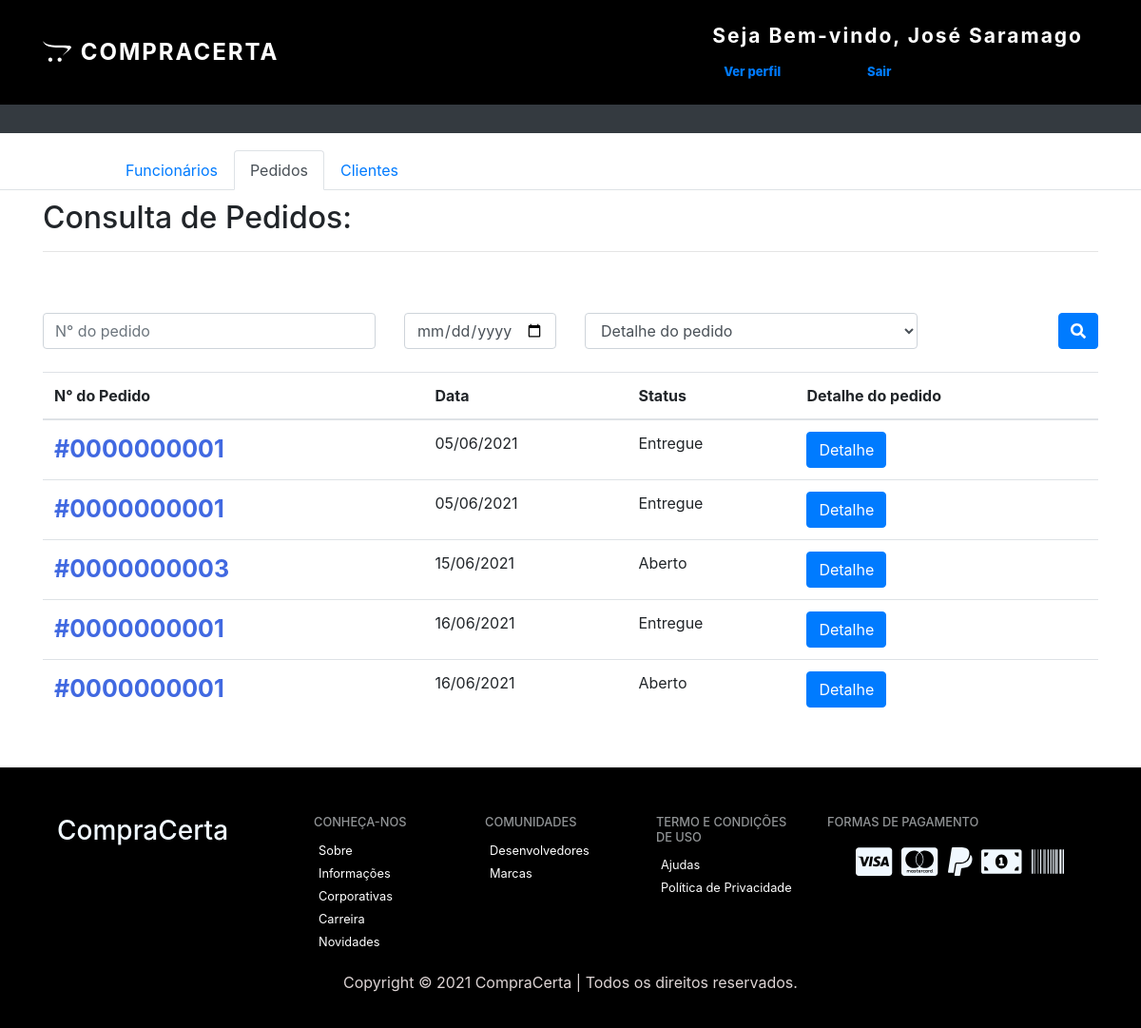
The app's page /Views/admin-gerente/pedidos-consulta.php (signed in) with its own data.
### tables this page shows
CREATE TABLE `pedidos` (
  `idPedido` int(11) NOT NULL,
  `userId` int(11) NOT NULL,
  `status` varchar(50) NOT NULL,
  `dataDaCompra` datetime NOT NULL,
  `pedidoAvaliado` tinyint(1) NOT NULL
);

### Models/Pedido_Service.php (called while the page is built, shortened)
<?php
require_once 'Pedido_Model.php';
class PedidoService
{
  public function getPedidos() {
    try {
      $conexao =Conexao::conectar();
      $sql = "SELECT * FROM pedidos";
      $stmt = $conexao -> prepare($sql);
      $stmt -> execute();
      $pedidos = array();
      while ($data = $stmt->fetch()) {
        $pedido = new PedidoModel($data["userId"], $data["status"]);
        $pedido->setId($data["userId"]);
        $pedido->setDataDaCompra($data["dataDaCompra"]);
        $pedido->setPedidoAvaliado($data["pedidoAvaliado"]);
        array_push($pedidos, $pedido);
      }
      return $pedidos;
    } catch (PDOException $e) {
      return null;
    }
  }
}

### Controllers/PedidoController.php (called while the page is built, shortened)
<?php
class PedidoController
{
  public static function getPedidos() {
    $pedidoService = new PedidoService();
    $allPedidos = $pedidoService->getPedidos();
    $activePedidos = array();
    return array('all' => $allPedidos, 'active' => $activePedidos);
  }
}
?>

### Models/Pedido_Model.php (called while the page is built, shortened)
<?php
class PedidoModel
{
    private $id;
    private $status;
    private $dataDaCompra;
    public function __construct($userId, $status) {
        $this->status = $status;
        $this->dataDaCompra = (new DateTime("now", new DateTimeZone('America/Sao_Paulo')))->format('Y-m-d H:i:s');
    }
    public function getId() {
        return $this->id;
    }
    public function setId($id) {
        $this->id = $id;
    }
    public function getStatus() {
        return $this->status;
    }
    public function getDataDaCompra() {
        return $this->dataDaCompra;
    }
    public function setDataDaCompra($dataDaCompra) {
        $this->dataDaCompra = $dataDaCompra;
    }
}
?>

### Views/admin-gerente/pedidos-consulta.php (the view, shortened to what this page needs)
<?php
require_once "../../Models/Pedido_Model.php";
require_once "../../Models/Pedido_Service.php";
require_once "../../Controllers/PedidoController.php";
$pedidos = PedidoController::getPedidos()["all"];
?>
<!DOCTYPE html>
<html lang="pt-br">
<head>
  <link rel="stylesheet" href="https://stackpath.bootstrapcdn.com/bootstrap/4.1.3/css/bootstrap.min.css">
  <link rel="stylesheet" href="https://use.fontawesome.com/releases/v5.3.1/css/all.css">
  <link rel="stylesheet" type="text/css" href="../../Assets/css/my-style.css">
  <link rel="stylesheet" href="https://maxcdn.bootstrapcdn.com/bootstrap/4.0.0/css/bootstrap.min.css">
  <header>
  <nav class="navbar navbar-expand-md fixed-top navbar-black">
        <div class="container">
          <a style="color: #fff;
          font-size: 24px;
          text-transform: uppercase;
          text-decoration: none;
          font-weight: 700;
          letter-spacing: 2px;" href="PaginaGerente.php" class="navbar-brand"><i style="margin-right: 2px;" class="fab fa-opencart"></i>
            CompraCerta
          </a>
          <div class="collapse navbar-collapse" id="nav-principal">
            <ul class="navbar-nav ml-auto">
              <?php if (!isset($_SESSION['user'])) { ?>
              <li class="nav-item divisor"></li>
              <li class="nav-item">
                <a href="login.php" class="nav-link"><Compre Agora type="Compre Agora" class="btn btn-primary">Entrar</Compre Agora></a>
              </li>
              <li class="nav-item">
                <a href="cadastro.php" class="nav-link"><Compre Agora type="Compre Agora" class="btn btn-outline-primary">Inscrever-se</Compre Agora></a>
              </li>
              <?php } else { ?>
              <li class="nav-item">
                <a style="color: #fff; font-size: 21px; margin-inline-start: 0mm; text-decoration: none; font-weight: 700; letter-spacing: 2px;" href="index.php" class="navbar-brand">Seja Bem-vindo, <?php echo $_SESSION['nomeFuncionario'] ?></button></a>
                <div class="row" style="font-size: 13px; font-weight: 800; margin-inline-start: 1mm; margin-inline-end: 100px;">
                    <a href="perfil-cliente.php" class="nav-link col-md-6">Ver perfil <a href="../Views/index.php?logoff=1" class="nav-link col-md-5" style="margin-left: 0%;">Sair</a>
                </div>
              </li>
              <?php } ?>
        </div>
  </header>
</head>
<body id="page-gerente">
  <section id="cadastro" style=" height: 110px;">
  </section>
  <nav style="background-color: black; height: 30px;" class="navbar navbar-expand-lg navbar-dark bg-dark mb-5">
  </nav>
  <ul style="padding-left: 115px; margin-bottom: 10px; margin-top: -30px;" class="nav nav-tabs">
    <li class="nav-item">
      <a class="nav-link" href="PaginaGerente.php">Funcionários</a>
    </li>
    <li class="nav-item">
      <a class="nav-link active" href="pedidos-consulta.php">Pedidos</a>
    </li>
    <li class="nav-item">
      <a class="nav-link" href="cliente-consulta.php">Clientes</a>
    </li>
  </ul>
  <div class="container">
    <div class="row">
      <div class="col mb-5">
        <h2>Consulta de Pedidos:</h2>
        <hr>
      </div>
    </div>
    <div class="row mb-4">
      <div class="col-md-4">
        <input type="text" class="form-control" placeholder="N° do pedido" id="numero-pedido" />
      </div>
      <div class="col-md-2">
        <input type="date" class="form-control" id="data-pedido" />
      </div>
      <div class="col-md-4">
        <select class="form-control" id="detalhe-pedido">
          <option value="">Detalhe do pedido</option>
        </select>
      </div>
      <div class="col-md-2 d-flex justify-content-end">
        <button type="button" class="btn btn-primary" onclick="pesquisarDespesa()">
          <i class="fas fa-search"></i>
        </button>
      </div>
    </div>
    <div class="row">
      <div class="col">
        <table class="table">
          <thead>
            <tr>
              <th>N° do Pedido</th>
              <th>Data</th>
              <th>Status</th>
              <th>Detalhe do pedido</th>
            </tr>
          </thead>
          <tbody id="listaDespesas">
            <?php
            foreach ($pedidos as $pedido) {
              $dataHora = explode(' ', $pedido->getDataDaCompra());
              $data = explode('-', $dataHora["0"]);
              $data = implode('/', array_reverse($data));
            ?>
              <tr>
                <th style="font-size: 25px; color: royalblue;" scope="row">#<?= str_pad($pedido->getId(), 10, "0", STR_PAD_LEFT) ?></th>
                <td><?= $data ?></td>
                <td><?= $pedido->getStatus() ?></td>
                <td><a href="" class="btn btn-primary">Detalhe</a></td>
              </tr>
            <?php } ?>
          </tbody>
        </table>
      </div>
    </div>
  </div>
  <footer>
    <div class="container">
      <div class="row col-12">
        <div class="col-3">
          <h3 style="color: aliceblue;">CompraCerta</h3>
        </div>
        <div class="col-2">
          <h4>Conheça-nos</h4>
          <ul class="navbar-nav">
            <li><a href="">Sobre</a></li>
            <li><a href="">Informações Corporativas</a></li>
            <li><a href="">Carreira</a></li>
            <li><a href="">Novidades</a></li>
          </ul>
        </div>
        <div class="col-2">
          <h4>COMUNIDADES</h4>
          <ul class="navbar-nav">
            <li><a href="">Desenvolvedores</a></li>
            <li><a href="">Marcas</a></li>
          </ul>
        </div>
        <div class="col-2">
          <h4>Termo e condições de uso</h4>
          <ul class="navbar-nav">
            <li><a href="">Ajudas</a></li>
            <li><a href="">Política de Privacidade</a></li>
          </ul>
        </div>
        <div class="col-3">
          <h4>Formas de Pagamento</h4>
          <ul class="row">
            <li style="color: aliceblue; font-size: 34px;"><i class="fab fa-cc-visa"></i></li>
            <li style="color: aliceblue; font-size: 34px;"><i class="fab fa-cc-mastercard"></i></li>
            <li style="color: aliceblue; font-size: 34px;"><i class="fab fa-paypal"></i></li>
            <li style="color: aliceblue; font-size: 34px;"><i class="fas fa-money-bill-alt"></i></li>
            <li style="color: aliceblue; font-size: 34px;"><i class="fas fa-barcode"></i></li>
          </ul>
        </div>
      </div>
    </div>
    <div class="" style="text-align: center; margin-top: 20px; color: rgb(221, 212, 212);">
      <p>Copyright &copy; 2021 CompraCerta | Todos os direitos reservados.</p>
    </div>
  </footer>
</body>
</html>

### Assets/css/my-style.css (style rules this page uses)
.navbar { background: black; height: 110px; }
footer { margin-top: 35px; background: black; padding: 50px 0px 20px 0px; position: relative; }
footer h4 { color: #919496; font-size: 0.8em; text-transform: uppercase; }
footer .navbar-nav a { color: white; font-size: 0.8em; }
footer ul { list-style: none; }
footer ul li { float: right; margin: 0 5px; }
table { margin-bottom: 50px; }

### records on screen
pedidos: userId "0000000001", dataDaCompra "05/06/2021", status "Entregue"
pedidos: userId "0000000001", dataDaCompra "05/06/2021", status "Entregue"
pedidos: userId "0000000003", dataDaCompra "15/06/2021", status "Aberto"
pedidos: userId "0000000001", dataDaCompra "16/06/2021", status "Entregue"
pedidos: userId "0000000001", dataDaCompra "16/06/2021", status "Aberto"

### other values on screen
$_SESSION['nomeFuncionario'] "José Saramago"
